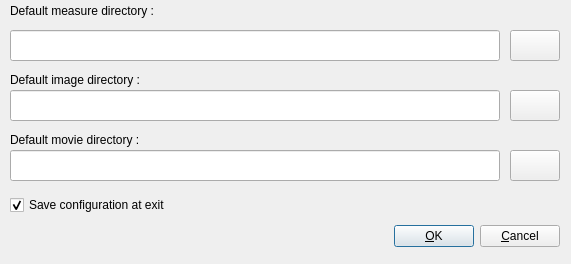
<?xml version="1.0" encoding="UTF-8"?>
<ui version="4.0">
 <class>PiafSettingsDialog</class>
 <widget class="QDialog" name="PiafSettingsDialog">
  <property name="geometry">
   <rect>
    <x>0</x>
    <y>0</y>
    <width>571</width>
    <height>264</height>
   </rect>
  </property>
  <property name="windowTitle">
   <string>Piaf Configuration Dialog</string>
  </property>
  <property name="sizeGripEnabled">
   <bool>false</bool>
  </property>
  <widget class="QLabel" name="textLabel1">
   <property name="geometry">
    <rect>
     <x>10</x>
     <y>1</y>
     <width>211</width>
     <height>20</height>
    </rect>
   </property>
   <property name="text">
    <string>Default measure directory :</string>
   </property>
   <property name="wordWrap">
    <bool>false</bool>
   </property>
  </widget>
  <widget class="QLabel" name="textLabel1_2">
   <property name="geometry">
    <rect>
     <x>10</x>
     <y>70</y>
     <width>211</width>
     <height>20</height>
    </rect>
   </property>
   <property name="text">
    <string>Default image directory :</string>
   </property>
   <property name="wordWrap">
    <bool>false</bool>
   </property>
  </widget>
  <widget class="QPushButton" name="imagePushButton">
   <property name="geometry">
    <rect>
     <x>510</x>
     <y>90</y>
     <width>50</width>
     <height>31</height>
    </rect>
   </property>
   <property name="text">
    <string/>
   </property>
   <property name="icon">
    <iconset resource="../../../main/piaf.qrc">
     <normaloff>:/images/16x16/folder-open.png</normaloff>:/images/16x16/folder-open.png</iconset>
   </property>
  </widget>
  <widget class="QLabel" name="textLabel1_3">
   <property name="geometry">
    <rect>
     <x>10</x>
     <y>130</y>
     <width>211</width>
     <height>20</height>
    </rect>
   </property>
   <property name="text">
    <string>Default movie directory :</string>
   </property>
   <property name="wordWrap">
    <bool>false</bool>
   </property>
  </widget>
  <widget class="QWidget" name="Layout1">
   <property name="geometry">
    <rect>
     <x>10</x>
     <y>220</y>
     <width>550</width>
     <height>33</height>
    </rect>
   </property>
   <layout class="QHBoxLayout">
    <property name="spacing">
     <number>6</number>
    </property>
    <property name="margin">
     <number>0</number>
    </property>
    <item>
     <spacer name="Horizontal Spacing2">
      <property name="orientation">
       <enum>Qt::Horizontal</enum>
      </property>
      <property name="sizeType">
       <enum>QSizePolicy::Expanding</enum>
      </property>
      <property name="sizeHint" stdset="0">
       <size>
        <width>20</width>
        <height>20</height>
       </size>
      </property>
     </spacer>
    </item>
    <item>
     <widget class="QPushButton" name="buttonOk">
      <property name="text">
       <string>&amp;OK</string>
      </property>
      <property name="shortcut">
       <string/>
      </property>
      <property name="autoDefault">
       <bool>true</bool>
      </property>
      <property name="default">
       <bool>true</bool>
      </property>
     </widget>
    </item>
    <item>
     <widget class="QPushButton" name="buttonCancel">
      <property name="text">
       <string>&amp;Cancel</string>
      </property>
      <property name="shortcut">
       <string/>
      </property>
      <property name="autoDefault">
       <bool>true</bool>
      </property>
     </widget>
    </item>
   </layout>
  </widget>
  <widget class="QPushButton" name="moviePushButton">
   <property name="geometry">
    <rect>
     <x>510</x>
     <y>150</y>
     <width>50</width>
     <height>31</height>
    </rect>
   </property>
   <property name="text">
    <string/>
   </property>
   <property name="icon">
    <iconset resource="../../../main/piaf.qrc">
     <normaloff>:/images/16x16/folder-open.png</normaloff>:/images/16x16/folder-open.png</iconset>
   </property>
  </widget>
  <widget class="QPushButton" name="measurePushButton">
   <property name="geometry">
    <rect>
     <x>510</x>
     <y>30</y>
     <width>50</width>
     <height>31</height>
    </rect>
   </property>
   <property name="text">
    <string/>
   </property>
   <property name="icon">
    <iconset resource="../../../main/piaf.qrc">
     <normaloff>:/images/16x16/folder-open.png</normaloff>:/images/16x16/folder-open.png</iconset>
   </property>
  </widget>
  <widget class="QLineEdit" name="defaultMovieLineEdit">
   <property name="geometry">
    <rect>
     <x>10</x>
     <y>150</y>
     <width>490</width>
     <height>31</height>
    </rect>
   </property>
   <property name="readOnly">
    <bool>true</bool>
   </property>
  </widget>
  <widget class="QLineEdit" name="defaultImageLineEdit">
   <property name="geometry">
    <rect>
     <x>10</x>
     <y>90</y>
     <width>490</width>
     <height>31</height>
    </rect>
   </property>
   <property name="readOnly">
    <bool>true</bool>
   </property>
  </widget>
  <widget class="QCheckBox" name="saveAtExitCheckBox">
   <property name="geometry">
    <rect>
     <x>10</x>
     <y>190</y>
     <width>280</width>
     <height>30</height>
    </rect>
   </property>
   <property name="text">
    <string>Save configuration at exit</string>
   </property>
   <property name="checked">
    <bool>true</bool>
   </property>
  </widget>
  <widget class="QLineEdit" name="defaultMeasureLineEdit">
   <property name="geometry">
    <rect>
     <x>10</x>
     <y>30</y>
     <width>490</width>
     <height>31</height>
    </rect>
   </property>
   <property name="readOnly">
    <bool>true</bool>
   </property>
  </widget>
 </widget>
 <layoutdefault spacing="6" margin="11"/>
 <pixmapfunction>qPixmapFromMimeSource</pixmapfunction>
 <resources>
  <include location="../../../main/piaf.qrc"/>
 </resources>
 <connections>
  <connection>
   <sender>buttonOk</sender>
   <signal>clicked()</signal>
   <receiver>PiafSettingsDialog</receiver>
   <slot>accept()</slot>
   <hints>
    <hint type="sourcelabel">
     <x>20</x>
     <y>20</y>
    </hint>
    <hint type="destinationlabel">
     <x>20</x>
     <y>20</y>
    </hint>
   </hints>
  </connection>
  <connection>
   <sender>defaultImageLineEdit</sender>
   <signal>textChanged(QString)</signal>
   <receiver>PiafSettingsDialog</receiver>
   <slot>slotImageChanged(QString)</slot>
   <hints>
    <hint type="sourcelabel">
     <x>20</x>
     <y>20</y>
    </hint>
    <hint type="destinationlabel">
     <x>20</x>
     <y>20</y>
    </hint>
   </hints>
  </connection>
  <connection>
   <sender>defaultMeasureLineEdit</sender>
   <signal>textChanged(QString)</signal>
   <receiver>PiafSettingsDialog</receiver>
   <slot>slotMeasureChanged(QString)</slot>
   <hints>
    <hint type="sourcelabel">
     <x>20</x>
     <y>20</y>
    </hint>
    <hint type="destinationlabel">
     <x>20</x>
     <y>20</y>
    </hint>
   </hints>
  </connection>
  <connection>
   <sender>defaultMovieLineEdit</sender>
   <signal>textChanged(QString)</signal>
   <receiver>PiafSettingsDialog</receiver>
   <slot>slotMovieChanged(QString)</slot>
   <hints>
    <hint type="sourcelabel">
     <x>20</x>
     <y>20</y>
    </hint>
    <hint type="destinationlabel">
     <x>20</x>
     <y>20</y>
    </hint>
   </hints>
  </connection>
  <connection>
   <sender>imagePushButton</sender>
   <signal>clicked()</signal>
   <receiver>PiafSettingsDialog</receiver>
   <slot>slotImagePushed()</slot>
   <hints>
    <hint type="sourcelabel">
     <x>20</x>
     <y>20</y>
    </hint>
    <hint type="destinationlabel">
     <x>20</x>
     <y>20</y>
    </hint>
   </hints>
  </connection>
  <connection>
   <sender>measurePushButton</sender>
   <signal>clicked()</signal>
   <receiver>PiafSettingsDialog</receiver>
   <slot>slotMeasurePushed()</slot>
   <hints>
    <hint type="sourcelabel">
     <x>20</x>
     <y>20</y>
    </hint>
    <hint type="destinationlabel">
     <x>20</x>
     <y>20</y>
    </hint>
   </hints>
  </connection>
  <connection>
   <sender>moviePushButton</sender>
   <signal>clicked()</signal>
   <receiver>PiafSettingsDialog</receiver>
   <slot>slotMoviePushed()</slot>
   <hints>
    <hint type="sourcelabel">
     <x>20</x>
     <y>20</y>
    </hint>
    <hint type="destinationlabel">
     <x>20</x>
     <y>20</y>
    </hint>
   </hints>
  </connection>
  <connection>
   <sender>saveAtExitCheckBox</sender>
   <signal>toggled(bool)</signal>
   <receiver>PiafSettingsDialog</receiver>
   <slot>slotSaveAtExit(bool)</slot>
   <hints>
    <hint type="sourcelabel">
     <x>20</x>
     <y>20</y>
    </hint>
    <hint type="destinationlabel">
     <x>20</x>
     <y>20</y>
    </hint>
   </hints>
  </connection>
  <connection>
   <sender>buttonCancel</sender>
   <signal>clicked()</signal>
   <receiver>PiafSettingsDialog</receiver>
   <slot>reject()</slot>
   <hints>
    <hint type="sourcelabel">
     <x>20</x>
     <y>20</y>
    </hint>
    <hint type="destinationlabel">
     <x>20</x>
     <y>20</y>
    </hint>
   </hints>
  </connection>
 </connections>
</ui>
